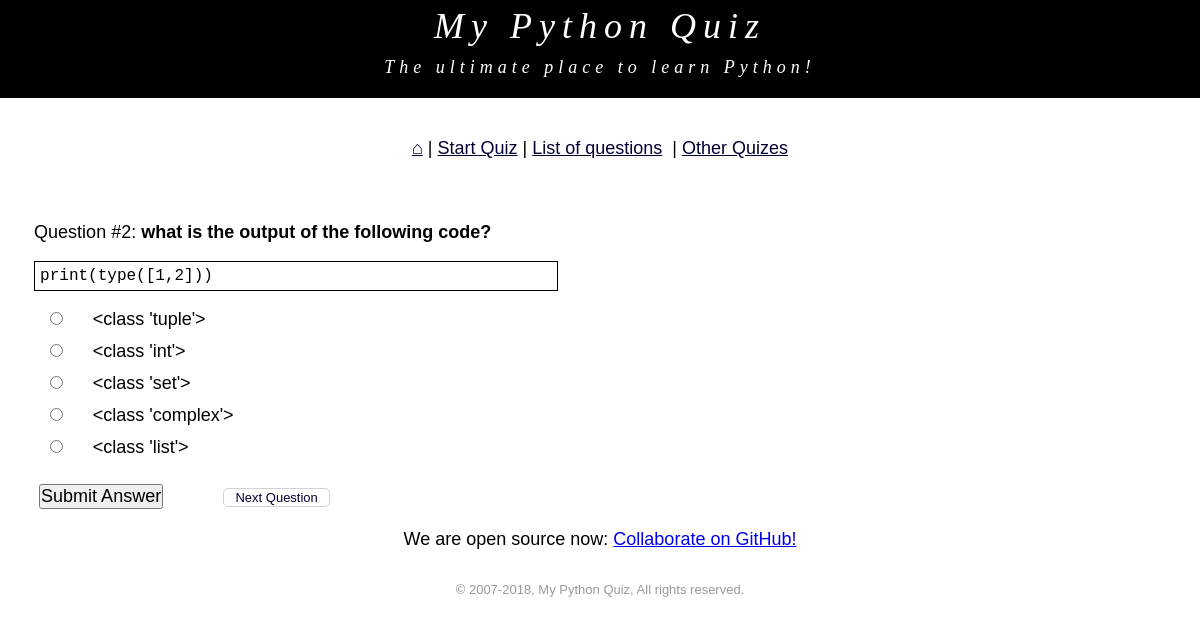
/question.php?qid=159, run on the app's committed database.
### tables this page shows
CREATE TABLE `question` (
  `id` bigint(20) unsigned NOT NULL AUTO_INCREMENT,
  `question` varchar(2048) NOT NULL,
  `correct` char(1) NOT NULL,
  `answera` varchar(256) DEFAULT NULL,
  `answerb` varchar(256) DEFAULT NULL,
  `answerc` varchar(256) DEFAULT NULL,
  `answerd` varchar(256) DEFAULT NULL,
  `answere` varchar(256) DEFAULT NULL,
  `description` varchar(2048) NOT NULL,
  `code` text,
  `keyword` varchar(64) DEFAULT NULL,
  `language` tinyint(3) unsigned NOT NULL,
  `order` bigint(20) unsigned DEFAULT NULL,
  `asked` bigint(20) unsigned DEFAULT '0',
  `answered` bigint(20) unsigned DEFAULT '0',
  `nextqid` int(11) NOT NULL,
  `author` varchar(255) DEFAULT NULL,
  `userid` int(11) NOT NULL DEFAULT '3',
  PRIMARY KEY (`id`),
  KEY `order` (`order`)
);

### html/components/config.php (called while the page is built, shortened)
<?php
    $language_override = 'python';
?>

### html/components/language.php (called while the page is built, shortened)
<?php
    class Language {
        var $lang2num = array(
            'php' => 1,
            'perl' => 2,
            'c' => 3,
            'cpp' => 4,
            'java' => 5,
            'python' => 6,
            'postgresql' => 7
        );
        var $lower2normalized = array(
            'php' => 'PHP',
            'perl' => 'Perl',
            'c' => 'C',
            'cpp' => 'C++',
            'java' => 'Java',
            'python' => 'Python',
            'postgresql' => 'PostgreSQL'
        );
        function get_name_from_url() {
            include('components/config.php');
            if ($language_override){
                return $language_override;
            }
            preg_match('/my(.*?)quiz\.com$/', $_SERVER['HTTP_HOST'], $matches);
            return $matches[1];
        }
        function get_num() {
            return $this->lang2num[$this->get_name_from_url()];
        }
        function get_normalized_name() {
            return $this->lower2normalized[$this->get_name_from_url()];
        }
    }
?>

### html/question.php (the view, shortened to what this page needs)
<?php
    include_once('components/header.php');
?>
        <div class='qmain'>
	    <div class='content'>
                <?php
                    $form = "<div>\n";
                    $form .= "<p class='myspan'>Question #$current_order: <b>$question</b><br />\n";
            if ($sample_code) $form .= "<p><pre class='codesample'><code>$sample_code</code></pre></p>\n";
            $form .= "</div>\n";
            $form .= "<form id='qform' class='form-question'  name='qform' method='post' action='question.php'>\n";
            foreach ($answers as $key => $value) {
                if ($value != '') {
                    $color = '';
                    $extra = '';
                    $form .= "<div class='form-answer'><input type='radio' name='answer' id='$key' value='$key'/>";
                    $form .= "<span class='myspan' style='$color'><label for='$key'>$value</label> <span id=extra>$extra</span></span></div>\n";
                }
            }
            $form .= "<div><div style='display:inline-block'><input class='submit' type='submit' value='Submit Answer' /></div>";
            $form .= "<input type='hidden' name='qid' value='$qid'/>";
            $form .= "</form>";
                    echo $form;
            if ($next_qid){
                echo "<div class='next-question'><a class='next-question-text' style='$newColor' href='question.php?qid=$next_qid'>Next Question</a></div>";
            }
           ?>
            </div>
        </div>
            <div id='gqad'>
            </div>
    </main>
    <?php include('components/footer.php') ?>
</body>
</html>

### html/components/header.php (shortened to what this page needs)
<?php
    $orig_qid = $_REQUEST['qid'];
    $qid = (int)$orig_qid;
    include_once('mysql_connect.php');
    include_once('language.php');
    $language = new Language;
    $language_id = $language->get_num();
    $query = "select id from question where language = $language_id order by id limit 1";
    $result = mysql_query($query);
    $row = mysql_fetch_assoc($result);
    $firstid = $row["id"];
    if ($qid){
        $query = "select * from question where id = $qid";
        $result = mysql_query($query) or error_log(mysql_error());
        $this_question = mysql_fetch_assoc($result);
        $next_qid = $this_question["nextqid"];
        $current_order = $this_question["order"];
        $question = $this_question["question"];
        $sample_code = $this_question["code"];
        $answers['a'] = $this_question["answera"];
        $answers['b'] = $this_question["answerb"];
        $answers['c'] = $this_question["answerc"];
        $answers['d'] = $this_question["answerd"];
        $answers['e'] = $this_question["answere"];
    }
?>
<!DOCTYPE html>
<html class="no-js" lang="en" dir="ltr">
<?php include('html_head.php') ?>
<body>
 <main class="mainContent" role="main">
    <header class="header">
        <h1 class="header-title">My <?= $language->get_normalized_name() ?> Quiz</h1>
        <h2 class="header-subtitle">The ultimate place to learn <?= $language->get_normalized_name() ?>!</h2>
    </header>
    <nav class='nav'>
        <?php
            echo "<a class='more' href='/' title='Home'>&#8962;</a>";
            echo "&nbsp;| <a class='more' href='question.php?qid=$firstid'>Start Quiz</a>";
            echo "&nbsp;| <a class='more' href='list.php'>List of questions</a> ";
            echo "&nbsp;| <a class='more' href='programmingquizes.php'>Other Quizes</a>";
    ?>
</nav>

### html/components/html_head.php (shortened to what this page needs)
<head>
    <link rel="stylesheet" type="text/css" media="all" href="style/global.css">
    <link rel='stylesheet' type='text/css' media='all' href='style/<?= $language->get_name_from_url() ?>style.css'>
</head>

### html/components/footer.php
<footer class="footer">
 <div class="reportbug">We are open source now: <a href="https://github.com/ivannovick/myquizsite">Collaborate on GitHub!</a></div>
 <div class="lgl" style='clear:both'>&copy; 2007-<?php echo date("Y"); ?>, My <?= $language->get_normalized_name() ?> Quiz, All rights reserved.</div>
</footer>

### html/style/global.css (style rules this page uses)
html { box-sizing: border-box; }
*, *:before, *:after { box-sizing: inherit; }
a.more:link, a.more:visited, a.more:active { text-decoration: underline; color: #000033; }
body { background-color: #FFFFFF; font: normal large Arial, Verdana, Helvetica; margin: 0 auto; padding: 0; text-align: center; }
.mainContent { margin: 0 auto; width: 100%; text-align: center; }
.codesample { border: 1px solid black; width: 90%; padding: 5px; margin-left: 5%; white-space: pre-wrap; word-wrap: break-word; }
.content, .qcontent { margin: 5px; padding: 0; text-align: left; float: left; width: 49%; }
#gqad { float: right; padding: 5px; width: 47%; }
.form-answer { margin: 2%; }
h1 { padding: 0; margin: 0; color: #ffffff; font: italic 200% serif, Palatino, Palatino Linotype, Georgia; letter-spacing: 7px; }
h2 { padding: 10px 0 15px 0; margin: 0; color: #ffffff; font: italic large serif, Palatino, Palatino Linotype, Georgia; letter-spacing: 5px; }
.header { margin: 0; padding: 5px 0; text-align: center; width: 100%; }
.lgl { font-size: small; color: #999999; padding: 2rem 0 0; text-align: center; }
.myspan, .form-question { margin-left: 5% }
.nav { margin: 2.5rem 0; }
.qmain { float: left; width: 99%; }
.submit { font: inherit; margin: 15px 5px; padding: 0; clear: both; }
.next-question { display: inline-block; margin-left: 10%; border: 1px solid #d2d2d2; font-size: small; padding: 1px 11px; border-radius: 5px; }
a.next-question-text { text-decoration: none; color: #000033; cursor: default; }
.reportbug { margin-top: 1rem; }
.footer { margin: 5% 0 0; }

### html/style/pythonstyle.css (style rules this page uses)
.header { background-color: #000000; }

### data on the page
question: order "2", question "what is the output of the following code?", code "print(type([1,2]))", answera "<class 'tuple'>", answerb "<class 'int'>", answerc "<class 'set'>", answerd "<class 'complex'>", answere "<class 'list'>"

### other printed values
$language->get_normalized_name() "Python"
